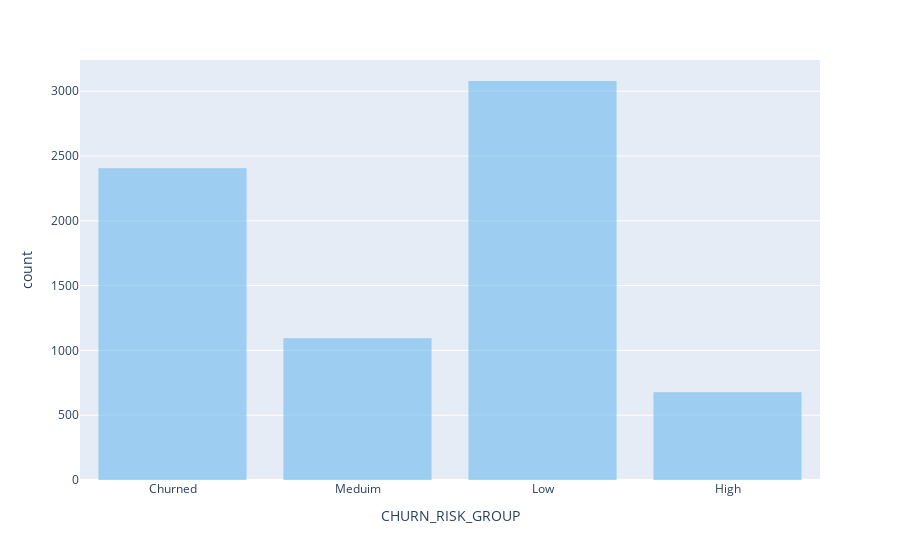

Notebook code cell kept with this figure:
### Code cell
fig = px.bar(df, x="CHURN_RISK_GROUP")      # no colour column at all
fig.update_traces(marker_color="#7EC0F0",   # hard-set a solid fill
                  selector=dict(type="bar"),
                  marker_line_width=0,
                  hovertemplate='%{x}<extra></extra>')  

fig.show()

### Figure 1 — Plotly figure (JSON) as saved in the notebook; plotly's stock layout.template omitted (floating-point values rounded to 4 significant figures; data arrays with more than 128 entries replaced by an {"elided": "..."} marker saying what was removed)
{"data": [{"hovertemplate": "%{x}<extra></extra>", "legendgroup": "", "marker": {"color": "#7EC0F0", "line": {"width": 0}, "pattern": {"shape": ""}}, "name": "", "orientation": "v", "showlegend": false, "textposition": "auto", "type": "bar", "x": {"elided": "7258 str values"}, "xaxis": "x", "y": {"elided": "7258 int values"}, "yaxis": "y"}], "layout": {"barmode": "relative", "legend": {"tracegroupgap": 0}, "margin": {"t": 60}, "xaxis": {"anchor": "y", "domain": [0, 1], "title": {"text": "CHURN_RISK_GROUP"}}, "yaxis": {"anchor": "x", "domain": [0, 1], "title": {"text": "count"}}}}
